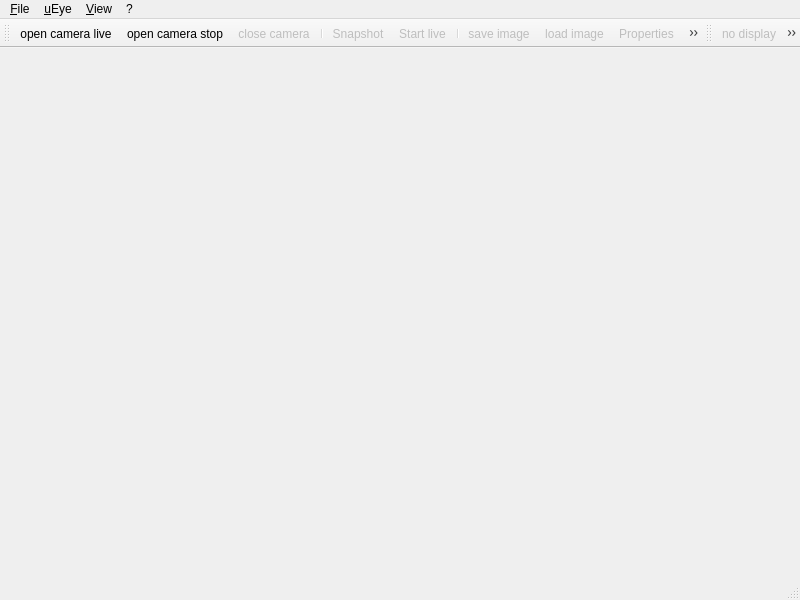
<?xml version="1.0" encoding="UTF-8"?>
<ui version="4.0">
 <class>MainviewClass</class>
 <widget class="QMainWindow" name="MainviewClass">
  <property name="enabled">
   <bool>true</bool>
  </property>
  <property name="geometry">
   <rect>
    <x>0</x>
    <y>0</y>
    <width>800</width>
    <height>600</height>
   </rect>
  </property>
  <property name="windowTitle">
   <string>uEye Demo</string>
  </property>
  <property name="windowIcon">
   <iconset resource="../mainview.qrc">
    <normaloff>:/new/prefix1/images/ueye_logo.png</normaloff>:/new/prefix1/images/ueye_logo.png</iconset>
  </property>
  <property name="autoFillBackground">
   <bool>false</bool>
  </property>
  <property name="toolButtonStyle">
   <enum>Qt::ToolButtonIconOnly</enum>
  </property>
  <widget class="QWidget" name="centralwidget"/>
  <widget class="QMenuBar" name="menubar">
   <property name="geometry">
    <rect>
     <x>0</x>
     <y>0</y>
     <width>800</width>
     <height>30</height>
    </rect>
   </property>
   <widget class="QMenu" name="menu_File">
    <property name="title">
     <string>&amp;File</string>
    </property>
    <widget class="QMenu" name="menuLoad_parameter">
     <property name="title">
      <string>&amp;load parameter</string>
     </property>
     <addaction name="actionLoadParamsFromFile"/>
     <addaction name="actionLoadParameterSet"/>
    </widget>
    <widget class="QMenu" name="menuSave_parameter">
     <property name="title">
      <string>&amp;save parameter</string>
     </property>
     <addaction name="actionSaveParameterToFile"/>
     <addaction name="actionSaveParameterSet"/>
    </widget>
    <addaction name="menuLoad_parameter"/>
    <addaction name="menuSave_parameter"/>
    <addaction name="separator"/>
    <addaction name="actionSave_image"/>
    <addaction name="actionLoad_image"/>
    <addaction name="separator"/>
    <addaction name="actionExit"/>
   </widget>
   <widget class="QMenu" name="menuUEye">
    <property name="title">
     <string>&amp;uEye</string>
    </property>
    <addaction name="actionOpenCamera"/>
    <addaction name="actionOpenCameraStop"/>
    <addaction name="actionCloseCamera"/>
    <addaction name="actionResetCamera"/>
    <addaction name="actionForceCameralist"/>
    <addaction name="separator"/>
    <addaction name="actionSnapshot"/>
    <addaction name="actionLive"/>
    <addaction name="actionTrigger"/>
    <addaction name="separator"/>
    <addaction name="actionUseErrorReport"/>
    <addaction name="actionProperties"/>
   </widget>
   <widget class="QMenu" name="menu">
    <property name="title">
     <string>?</string>
    </property>
    <addaction name="actionAbout"/>
    <addaction name="separator"/>
   </widget>
   <widget class="QMenu" name="menuView">
    <property name="title">
     <string>&amp;View</string>
    </property>
    <addaction name="actionDisplay"/>
    <addaction name="separator"/>
    <addaction name="actionView_Fit"/>
    <addaction name="actionOriginal_size"/>
    <addaction name="actionHalf_size"/>
    <addaction name="actionQuarter_size"/>
    <addaction name="actionDouble_size"/>
    <addaction name="separator"/>
    <addaction name="actionLimitDisplayRate"/>
    <addaction name="separator"/>
    <addaction name="actionHistogram"/>
    <addaction name="actionImageinfo"/>
   </widget>
   <addaction name="menu_File"/>
   <addaction name="menuUEye"/>
   <addaction name="menuView"/>
   <addaction name="menu"/>
  </widget>
  <widget class="QStatusBar" name="statusbar"/>
  <widget class="QToolBar" name="toolBar">
   <property name="windowTitle">
    <string>toolBar</string>
   </property>
   <attribute name="toolBarArea">
    <enum>TopToolBarArea</enum>
   </attribute>
   <attribute name="toolBarBreak">
    <bool>false</bool>
   </attribute>
   <addaction name="actionOpenCamera"/>
   <addaction name="actionOpenCameraStop"/>
   <addaction name="actionCloseCamera"/>
   <addaction name="separator"/>
   <addaction name="actionSnapshot"/>
   <addaction name="actionLive"/>
   <addaction name="separator"/>
   <addaction name="actionSave_image"/>
   <addaction name="actionLoad_image"/>
   <addaction name="actionProperties"/>
   <addaction name="actionImageinfo"/>
  </widget>
  <widget class="QToolBar" name="toolBar_display">
   <property name="windowTitle">
    <string>toolBar_2</string>
   </property>
   <attribute name="toolBarArea">
    <enum>TopToolBarArea</enum>
   </attribute>
   <attribute name="toolBarBreak">
    <bool>false</bool>
   </attribute>
   <addaction name="actionDisplay"/>
   <addaction name="actionView_Fit"/>
   <addaction name="actionOriginal_size"/>
   <addaction name="actionHalf_size"/>
   <addaction name="actionQuarter_size"/>
   <addaction name="actionDouble_size"/>
   <addaction name="separator"/>
   <addaction name="actionLimitDisplayRate"/>
  </widget>
  <action name="actionOpenCamera">
   <property name="enabled">
    <bool>true</bool>
   </property>
   <property name="icon">
    <iconset resource="../mainview.qrc">
     <normaloff>:/new/prefix1/images/openplay.png</normaloff>:/new/prefix1/images/openplay.png</iconset>
   </property>
   <property name="text">
    <string>&amp;open camera live</string>
   </property>
   <property name="toolTip">
    <string>open a uEye and start live</string>
   </property>
   <property name="statusTip">
    <string>open a uEye</string>
   </property>
  </action>
  <action name="actionCloseCamera">
   <property name="enabled">
    <bool>false</bool>
   </property>
   <property name="icon">
    <iconset resource="../mainview.qrc">
     <normaloff>:/new/prefix1/images/camclose.png</normaloff>:/new/prefix1/images/camclose.png</iconset>
   </property>
   <property name="text">
    <string>&amp;close camera</string>
   </property>
   <property name="toolTip">
    <string>close a uEye</string>
   </property>
   <property name="statusTip">
    <string>close a uEye</string>
   </property>
  </action>
  <action name="actionSave_image">
   <property name="enabled">
    <bool>false</bool>
   </property>
   <property name="icon">
    <iconset resource="../mainview.qrc">
     <normaloff>:/new/prefix1/images/save.png</normaloff>:/new/prefix1/images/save.png</iconset>
   </property>
   <property name="text">
    <string>save &amp;image</string>
   </property>
  </action>
  <action name="actionAbout">
   <property name="icon">
    <iconset resource="../mainview.qrc">
     <normaloff>:/new/prefix1/images/info.png</normaloff>:/new/prefix1/images/info.png</iconset>
   </property>
   <property name="text">
    <string>&amp;about uEye Demo</string>
   </property>
  </action>
  <action name="actionExit">
   <property name="icon">
    <iconset resource="../mainview.qrc">
     <normaloff>:/new/prefix1/images/exit.png</normaloff>:/new/prefix1/images/exit.png</iconset>
   </property>
   <property name="text">
    <string>&amp;exit</string>
   </property>
   <property name="toolTip">
    <string>close the demo</string>
   </property>
   <property name="statusTip">
    <string>close the demo</string>
   </property>
   <property name="shortcut">
    <string>Alt+Q</string>
   </property>
  </action>
  <action name="actionSnapshot">
   <property name="enabled">
    <bool>false</bool>
   </property>
   <property name="icon">
    <iconset resource="../mainview.qrc">
     <normaloff>:/new/prefix1/images/media_pause.png</normaloff>:/new/prefix1/images/media_pause.png</iconset>
   </property>
   <property name="text">
    <string>&amp;Snapshot</string>
   </property>
   <property name="shortcut">
    <string>Alt+S</string>
   </property>
  </action>
  <action name="actionLive">
   <property name="checkable">
    <bool>true</bool>
   </property>
   <property name="enabled">
    <bool>false</bool>
   </property>
   <property name="icon">
    <iconset resource="../mainview.qrc">
     <normaloff>:/new/prefix1/images/media_play.png</normaloff>:/new/prefix1/images/media_play.png</iconset>
   </property>
   <property name="text">
    <string>Start &amp;live</string>
   </property>
   <property name="toolTip">
    <string>Start/Stop live capture</string>
   </property>
   <property name="shortcut">
    <string>Alt+L</string>
   </property>
  </action>
  <action name="actionMonochrome">
   <property name="checkable">
    <bool>true</bool>
   </property>
   <property name="text">
    <string>monochrome</string>
   </property>
  </action>
  <action name="actionColor">
   <property name="checkable">
    <bool>true</bool>
   </property>
   <property name="text">
    <string>color</string>
   </property>
  </action>
  <action name="actionDisplay">
   <property name="checkable">
    <bool>true</bool>
   </property>
   <property name="enabled">
    <bool>false</bool>
   </property>
   <property name="icon">
    <iconset resource="../mainview.qrc">
     <normaloff>:/new/prefix2/images/display_no.png</normaloff>:/new/prefix2/images/display_no.png</iconset>
   </property>
   <property name="text">
    <string>&amp;no display</string>
   </property>
  </action>
  <action name="actionProperties">
   <property name="enabled">
    <bool>false</bool>
   </property>
   <property name="icon">
    <iconset resource="../mainview.qrc">
     <normaloff>:/new/prefix1/images/properties.png</normaloff>:/new/prefix1/images/properties.png</iconset>
   </property>
   <property name="text">
    <string>&amp;Properties</string>
   </property>
  </action>
  <action name="actionView_Fit">
   <property name="checkable">
    <bool>true</bool>
   </property>
   <property name="checked">
    <bool>true</bool>
   </property>
   <property name="enabled">
    <bool>false</bool>
   </property>
   <property name="icon">
    <iconset resource="../mainview.qrc">
     <normaloff>:/new/prefix2/images/display_fit.png</normaloff>:/new/prefix2/images/display_fit.png</iconset>
   </property>
   <property name="text">
    <string>&amp;fit to window</string>
   </property>
  </action>
  <action name="actionTrigger">
   <property name="checkable">
    <bool>true</bool>
   </property>
   <property name="text">
    <string>&amp;use HW trigger</string>
   </property>
  </action>
  <action name="actionOriginal_size">
   <property name="checkable">
    <bool>true</bool>
   </property>
   <property name="enabled">
    <bool>false</bool>
   </property>
   <property name="icon">
    <iconset resource="../mainview.qrc">
     <normaloff>:/new/prefix2/images/display_1-1.png</normaloff>:/new/prefix2/images/display_1-1.png</iconset>
   </property>
   <property name="text">
    <string>&amp;original size</string>
   </property>
  </action>
  <action name="actionHalf_size">
   <property name="checkable">
    <bool>true</bool>
   </property>
   <property name="enabled">
    <bool>false</bool>
   </property>
   <property name="icon">
    <iconset resource="../mainview.qrc">
     <normaloff>:/new/prefix2/images/display_1-2.png</normaloff>:/new/prefix2/images/display_1-2.png</iconset>
   </property>
   <property name="text">
    <string>&amp;half size</string>
   </property>
  </action>
  <action name="actionQuarter_size">
   <property name="checkable">
    <bool>true</bool>
   </property>
   <property name="enabled">
    <bool>false</bool>
   </property>
   <property name="icon">
    <iconset resource="../mainview.qrc">
     <normaloff>:/new/prefix2/images/display_1-4.png</normaloff>:/new/prefix2/images/display_1-4.png</iconset>
   </property>
   <property name="text">
    <string>&amp;quarter size</string>
   </property>
  </action>
  <action name="actionDouble_size">
   <property name="checkable">
    <bool>true</bool>
   </property>
   <property name="enabled">
    <bool>false</bool>
   </property>
   <property name="icon">
    <iconset resource="../mainview.qrc">
     <normaloff>:/new/prefix2/images/display_2-1.png</normaloff>:/new/prefix2/images/display_2-1.png</iconset>
   </property>
   <property name="text">
    <string>&amp;double size</string>
   </property>
  </action>
  <action name="actionForceCameralist">
   <property name="checkable">
    <bool>true</bool>
   </property>
   <property name="text">
    <string>&amp;force cameralist</string>
   </property>
  </action>
  <action name="actionUseErrorReport">
   <property name="checkable">
    <bool>true</bool>
   </property>
   <property name="text">
    <string>use API &amp;error report</string>
   </property>
   <property name="toolTip">
    <string>api error report</string>
   </property>
  </action>
  <action name="actionImageinfo">
   <property name="checkable">
    <bool>true</bool>
   </property>
   <property name="icon">
    <iconset resource="../mainview.qrc">
     <normaloff>:/new/prefix1/images/imageplus.png</normaloff>:/new/prefix1/images/imageplus.png</iconset>
   </property>
   <property name="text">
    <string>&amp;Imageinfo</string>
   </property>
   <property name="toolTip">
    <string>show/hide additional image infos</string>
   </property>
  </action>
  <action name="actionOpenCameraStop">
   <property name="icon">
    <iconset resource="../mainview.qrc">
     <normaloff>:/new/prefix1/images/openstop.png</normaloff>:/new/prefix1/images/openstop.png</iconset>
   </property>
   <property name="text">
    <string>ope&amp;n camera stop</string>
   </property>
   <property name="toolTip">
    <string>open a uEye stopped</string>
   </property>
  </action>
  <action name="actionLimitDisplayRate">
   <property name="checkable">
    <bool>true</bool>
   </property>
   <property name="enabled">
    <bool>false</bool>
   </property>
   <property name="icon">
    <iconset resource="../mainview.qrc">
     <normaloff>:/new/prefix1/images/display_rate_limit.png</normaloff>:/new/prefix1/images/display_rate_limit.png</iconset>
   </property>
   <property name="text">
    <string>&amp;limit display rate</string>
   </property>
  </action>
  <action name="actionResetCamera">
   <property name="text">
    <string>&amp;Reset to defaults</string>
   </property>
   <property name="toolTip">
    <string>resets the camera to its default parameters</string>
   </property>
  </action>
  <action name="actionLoadParamsFromFile">
   <property name="text">
    <string>&amp;from file...</string>
   </property>
   <property name="toolTip">
    <string>load camera parameter from a configuration file</string>
   </property>
  </action>
  <action name="actionLoadParameterSet">
   <property name="text">
    <string>&amp;Parameter set</string>
   </property>
   <property name="toolTip">
    <string>load camera parameter from camera set 1</string>
   </property>
  </action>
  <action name="actionLoadParameterSet2">
   <property name="text">
    <string>Parameter set 2</string>
   </property>
   <property name="toolTip">
    <string>load camera parameter from camera set 2</string>
   </property>
  </action>
  <action name="actionSaveParameterToFile">
   <property name="text">
    <string>&amp;to file...</string>
   </property>
   <property name="toolTip">
    <string>save camera parameter to camera configuration file</string>
   </property>
  </action>
  <action name="actionSaveParameterSet">
   <property name="text">
    <string>&amp;Parameter set</string>
   </property>
   <property name="toolTip">
    <string>save camera parameter to camera set 1</string>
   </property>
  </action>
  <action name="actionSaveParameterSet2">
   <property name="text">
    <string>Parameter set 2</string>
   </property>
   <property name="toolTip">
    <string>save camera parameter to camera set 2</string>
   </property>
  </action>
  <action name="actionLoad_image">
   <property name="enabled">
    <bool>false</bool>
   </property>
   <property name="icon">
    <iconset resource="../mainview.qrc">
     <normaloff>:/new/prefix1/images/load_image.png</normaloff>:/new/prefix1/images/load_image.png</iconset>
   </property>
   <property name="text">
    <string>l&amp;oad image</string>
   </property>
  </action>
  <action name="actionHistogram">
   <property name="checkable">
    <bool>true</bool>
   </property>
   <property name="text">
    <string>Histogram</string>
   </property>
   <property name="toolTip">
    <string>Histogram</string>
   </property>
  </action>
 </widget>
 <resources>
  <include location="../mainview.qrc"/>
 </resources>
 <connections/>
</ui>
